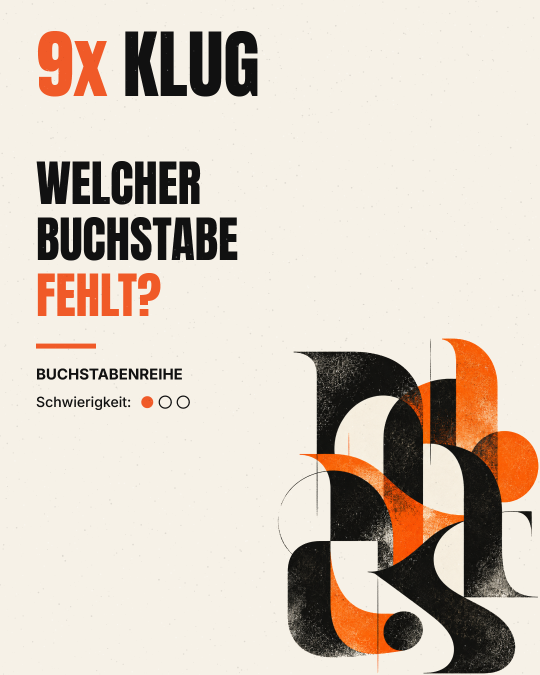
#> input picture karussells/9x_KLUG_Buchstabenreihen_2026-10-15/Post_02_Buchstabenreihe/9x_KLUG_Slide_01.png, 1080 x 1350 px (shown at 1/2 size)
$ python -i autopost.py   (imports and definitions only)
#> lines starting #> are read from the running program, lines starting #| are printed output that depends on the picture
#!/usr/bin/env python3
"""9x KLUG Autopost: postet Karussells und Reels automatisch auf Instagram.

Befehle:
  python autopost.py prepare [--test reel|karussell]  -> legt fällige Medien in _site/ ab
  python autopost.py publish                          -> veröffentlicht, was prepare vorbereitet hat
  python autopost.py vorschau [tage]                  -> zeigt, was in den nächsten Tagen gepostet wird
"""
import datetime as dt
import json
import os
import re
import shutil
import subprocess
import sys
import time
import unicodedata
from pathlib import Path
from zoneinfo import ZoneInfo

import yaml

ROOT = Path(__file__).resolve().parent


def media_root():
    """Wo die Reels/Karussells liegen.

    Auf dem eigenen PC: im Repo-Ordner. Bei GitHub (Spar-Modus) werden Videos und
    Bilder NICHT heruntergeladen. Stattdessen werden leere Platzhalter mit denselben
    Namen in einem Nebenordner angelegt. Nur die Dateien, die wirklich gepostet
    werden, werden danach einzeln geholt (siehe hole_dateien)."""
    if (ROOT / "reels").exists() or (ROOT / "karussells").exists():
        return ROOT
    try:
        out = subprocess.run(["git", "-C", str(ROOT), "ls-files", "-z", "--", "karussells", "reels"],
                             capture_output=True, check=True).stdout
    except Exception:
        return ROOT
    if not out:
        return ROOT
    schatten = Path(os.environ.get("RUNNER_TEMP", "/tmp")) / "9xklug_dateien"
    for raw in out.split(b"\0"):
        if raw:
            p = schatten / raw.decode("utf-8")
            p.parent.mkdir(parents=True, exist_ok=True)
            p.touch()
    print("Spar-Modus: Medien werden nur bei Bedarf geladen.")
    return schatten


MEDIA_ROOT = media_root()
KARUSSELL_DIR = MEDIA_ROOT / "karussells"
REEL_DIR = MEDIA_ROOT / "reels"


# [9 lines left out: function hole_dateien, not called in this run]
STATUS_FILE = ROOT / "status" / "gepostet.json"
SITE = ROOT / "_site"
PLAN_FILE = ROOT / "_plan.json"
TZ = ZoneInfo("Europe/Berlin")
API = "https://graph.instagram.com/v25.0"
IMG_EXT = {".png", ".jpg", ".jpeg"}
FOLDER_RE = re.compile(r"^9x_KLUG_(.+?)_\d{4}-\d{2}-\d{2}")
HASHTAG_RE = re.compile(r"(?<!\w)#[^\s#]+")


# ---------------------------------------------------------------- Hilfen
def norm(s):
    return unicodedata.normalize("NFC", str(s)).strip().lower()


def natkey(s):
    return [int(t) if t.isdigit() else t.lower() for t in re.split(r"(\d+)", str(s))]


def load_cfg():
    with open(ROOT / "einstellungen.yaml", encoding="utf-8") as f:
        return yaml.safe_load(f)


# [5 lines left out: function load_status, not called in this run]


def save_status(st):
    STATUS_FILE.parent.mkdir(exist_ok=True)
    STATUS_FILE.write_text(json.dumps(st, ensure_ascii=False, indent=2), encoding="utf-8")


GEPOSTET_CSV = ROOT / "status" / "gepostet.csv"
GEPLANT_CSV = ROOT / "status" / "geplant.csv"
CSV_KOPF = ["Datum", "Uhrzeit", "Typ", "Art", "Datei/Ordner", "Caption-Anfang", "Instagram-Link", "Test"]


# [11 lines left out: function write_csv, not called in this run]


def kurzname(quelle):
    return quelle.split("/", 1)[1] if "/" in quelle else quelle


def rel(p):
    return unicodedata.normalize("NFC", p.relative_to(MEDIA_ROOT).as_posix())


def as_date(v):
    return v if isinstance(v, dt.date) else dt.date.fromisoformat(str(v))


# [6 lines left out: function warnung, not called in this run]


# ---------------------------------------------------------------- Vorrat
WOCHENTAGE = ["mo", "di", "mi", "do", "fr", "sa", "so"]


def extra_termine(cfg):
    """Zusätzliche Termine mit festen Tagen (Abschnitt extra_termine)."""
    return cfg.get("extra_termine") or []


def an_tag(extra, day):
    tage = [norm(t)[:2] for t in (extra.get("tage") or WOCHENTAGE)]
    return WOCHENTAGE[day.weekday()] in tage


# [66 lines left out: functions karussell_posts, reel_files, letzte_karussell_art, pick_karussell, pick_reel, not called in this run]


# ---------------------------------------------------------------- Medien
def to_jpeg(src, dst, fit_feed=True):
#> called with dst = 'out.png', fit_feed = True
    from PIL import Image
    img = Image.open(src)
#> img is the input picture: PIL image 1080x1350 RGBA; mean R, G, B, A 214.6, 202.5, 190.1, 255
    if img.mode in ("RGBA", "LA", "P"):
        img = img.convert("RGBA")
        bg = Image.new("RGB", img.size, (246, 241, 231))
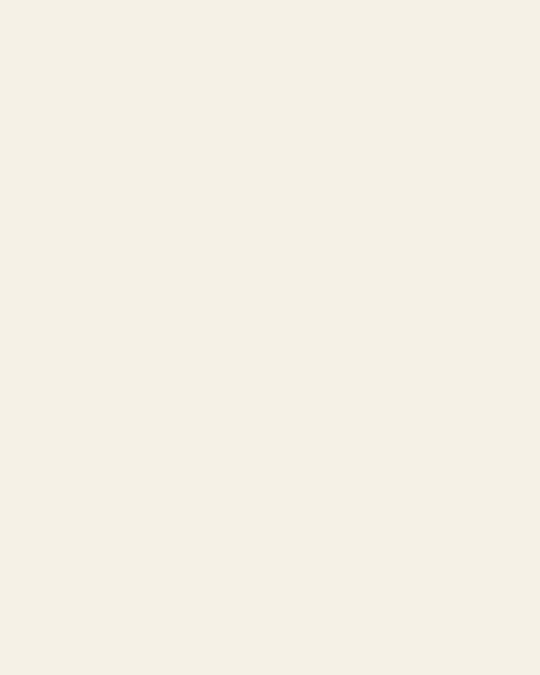
#> bg: PIL image 1080x1350 RGB (shown at 1/2 size); mean R, G, B 246, 241, 231
        bg.paste(img, mask=img.split()[-1])
        img = bg
    img = img.convert("RGB")
    if fit_feed:
        w, h = img.size
#> w = 1080; h = 1350
        if h / w > 1.25:  # höher als 4:5 -> seitlich auffüllen (Instagram-Vorgabe)
            nw = int(round(h / 1.25))
            canvas = Image.new("RGB", (nw, h), img.getpixel((0, 0)))
            canvas.paste(img, ((nw - w) // 2, 0))
            img = canvas
        if img.size[0] > 1440:
            img = img.resize((1440, int(img.size[1] * 1440 / img.size[0])), Image.LANCZOS)
    img.save(dst, "JPEG", quality=95)


# [198 lines left out: functions caption_text, find_cover, build, due_slot, cmd_prepare, ig and 4 more, not called in this run]


def _caption_norm(t):
    t = unicodedata.normalize("NFC", t or "")
    return " ".join(t.split()).lower()


# [180 lines left out: functions schon_online, _publish, _als_gepostet, cmd_vorschau, not called in this run]


# [9 lines not run here, left out]

>>> result = to_jpeg('karussells/9x_KLUG_Buchstabenreihen_2026-10-15/Post_02_Buchstabenreihe/9x_KLUG_Slide_01.png', 'out.png')
